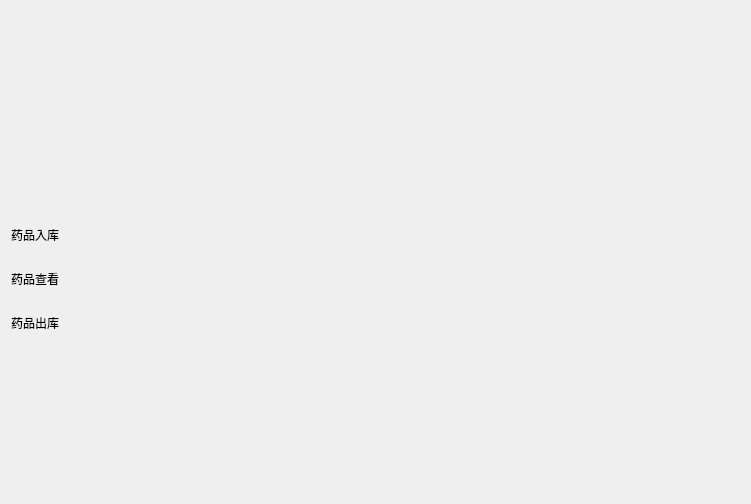
<?xml version="1.0" encoding="UTF-8"?>
<ui version="4.0">
 <class>DrugManageWidget</class>
 <widget class="QWidget" name="DrugManageWidget">
  <property name="geometry">
   <rect>
    <x>0</x>
    <y>0</y>
    <width>751</width>
    <height>504</height>
   </rect>
  </property>
  <property name="windowTitle">
   <string>Form</string>
  </property>
  <property name="styleSheet">
   <string notr="true">QPushButton { background-color: rgba(0, 0, 0, 0); }</string>
  </property>
  <layout class="QVBoxLayout" name="verticalLayout_4" stretch="0,0,0">
   <item>
    <spacer name="verticalSpacer">
     <property name="orientation">
      <enum>Qt::Vertical</enum>
     </property>
     <property name="sizeHint" stdset="0">
      <size>
       <width>20</width>
       <height>40</height>
      </size>
     </property>
    </spacer>
   </item>
   <item>
    <layout class="QHBoxLayout" name="horizontalLayout">
     <item>
      <layout class="QVBoxLayout" name="verticalLayout_3">
       <item>
        <layout class="QVBoxLayout" name="layoutDrugWarehouse" stretch="4,1">
         <item>
          <widget class="QPushButton" name="btnDrugWarehouse">
           <property name="sizePolicy">
            <sizepolicy hsizetype="Minimum" vsizetype="Maximum">
             <horstretch>0</horstretch>
             <verstretch>0</verstretch>
            </sizepolicy>
           </property>
           <property name="maximumSize">
            <size>
             <width>100</width>
             <height>100</height>
            </size>
           </property>
           <property name="styleSheet">
            <string notr="true">QPushButton { border: none; }</string>
           </property>
           <property name="text">
            <string/>
           </property>
           <property name="icon">
            <iconset resource="../../../static/resource.qrc">
             <normaloff>:/image/drug_in.png</normaloff>:/image/drug_in.png</iconset>
           </property>
           <property name="iconSize">
            <size>
             <width>100</width>
             <height>100</height>
            </size>
           </property>
          </widget>
         </item>
         <item>
          <widget class="QLabel" name="labelDrugWarehouse">
           <property name="maximumSize">
            <size>
             <width>100</width>
             <height>16777215</height>
            </size>
           </property>
           <property name="text">
            <string>药品入库</string>
           </property>
           <property name="alignment">
            <set>Qt::AlignCenter</set>
           </property>
          </widget>
         </item>
        </layout>
       </item>
       <item>
        <layout class="QVBoxLayout" name="layoutDrugReview">
         <item>
          <widget class="QPushButton" name="btnDrugReview">
           <property name="maximumSize">
            <size>
             <width>100</width>
             <height>100</height>
            </size>
           </property>
           <property name="styleSheet">
            <string notr="true">QPushButton { border: none; }</string>
           </property>
           <property name="text">
            <string/>
           </property>
           <property name="icon">
            <iconset resource="../../../static/resource.qrc">
             <normaloff>:/image/drug_select.png</normaloff>:/image/drug_select.png</iconset>
           </property>
           <property name="iconSize">
            <size>
             <width>100</width>
             <height>100</height>
            </size>
           </property>
          </widget>
         </item>
         <item>
          <widget class="QLabel" name="labelDrugReview">
           <property name="maximumSize">
            <size>
             <width>100</width>
             <height>16777215</height>
            </size>
           </property>
           <property name="inputMethodHints">
            <set>Qt::ImhMultiLine</set>
           </property>
           <property name="text">
            <string>药品查看</string>
           </property>
           <property name="alignment">
            <set>Qt::AlignCenter</set>
           </property>
           <property name="indent">
            <number>0</number>
           </property>
          </widget>
         </item>
        </layout>
       </item>
       <item>
        <layout class="QVBoxLayout" name="layoutDrugOutWarehouse">
         <item>
          <widget class="QPushButton" name="btnDrugOutWarehouse">
           <property name="maximumSize">
            <size>
             <width>100</width>
             <height>100</height>
            </size>
           </property>
           <property name="styleSheet">
            <string notr="true">QPushButton { border: none; }</string>
           </property>
           <property name="text">
            <string/>
           </property>
           <property name="icon">
            <iconset resource="../../../static/resource.qrc">
             <normaloff>:/image/drug_out.png</normaloff>:/image/drug_out.png</iconset>
           </property>
           <property name="iconSize">
            <size>
             <width>100</width>
             <height>100</height>
            </size>
           </property>
          </widget>
         </item>
         <item>
          <widget class="QLabel" name="labelDrugOutWarehouse">
           <property name="maximumSize">
            <size>
             <width>100</width>
             <height>16777215</height>
            </size>
           </property>
           <property name="text">
            <string>药品出库</string>
           </property>
           <property name="alignment">
            <set>Qt::AlignCenter</set>
           </property>
          </widget>
         </item>
        </layout>
       </item>
      </layout>
     </item>
     <item>
      <widget class="QStackedWidget" name="drugManageStacked">
       <property name="styleSheet">
        <string notr="true"/>
       </property>
       <widget class="QWidget" name="page">
        <property name="styleSheet">
         <string notr="true">background-color: rgba(0, 0, 0, 0);</string>
        </property>
       </widget>
       <widget class="QWidget" name="page_2"/>
      </widget>
     </item>
    </layout>
   </item>
   <item>
    <spacer name="verticalSpacer_2">
     <property name="orientation">
      <enum>Qt::Vertical</enum>
     </property>
     <property name="sizeHint" stdset="0">
      <size>
       <width>20</width>
       <height>40</height>
      </size>
     </property>
    </spacer>
   </item>
  </layout>
 </widget>
 <resources>
  <include location="../../../static/resource.qrc"/>
 </resources>
 <connections/>
</ui>
